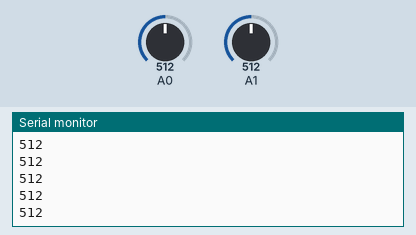
Recording of a sketch running on a simulated Arduino Uno, built with avr-gcc and run on an emulated ATmega328P. Shown: the last lines printed to the serial monitor. The inputs (shaded band) are chosen by the test bench; at power-on: A0 = 512, A1 = 512.

Above: at 1.2 s.
1.3 s: A0 set to 716
At 2.2 s:
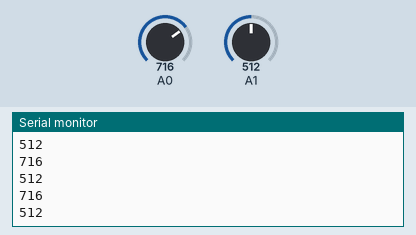
2.8 s: A1 set to 306
At 3.9 s:
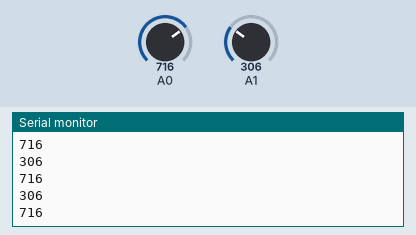
4.3 s: A0 set to 900
At 5.4 s:
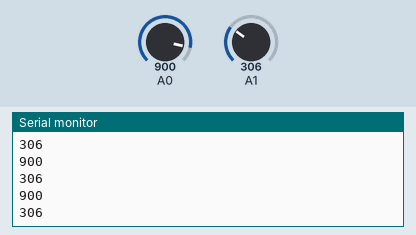
5.8 s: A1 set to 122
At 6.5 s:
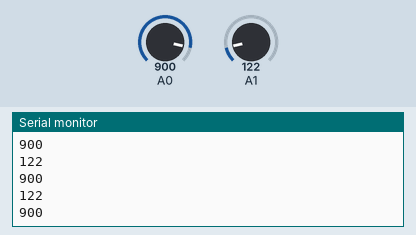
Timing chart, 0 to 8.3 s (numbered marks = the images above; inputs shaded):
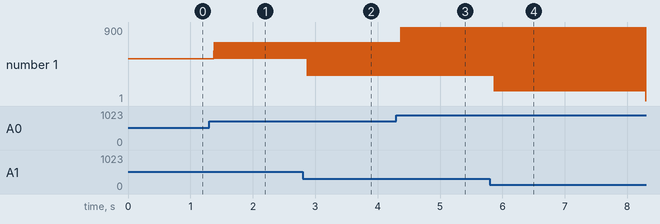

Measured:
- after the input at 1.3 s, the serial monitor: prints a new line after 0.08 s (image 1)
- after the input at 2.8 s, the serial monitor: prints a new line after 0.07 s (image 2)
- after the input at 4.3 s, the serial monitor: prints a new line after 0.07 s (image 3)
- after the input at 5.8 s, the serial monitor: prints a new line after 0.07 s (image 4)
- plotted number 1: 512 → 306 after the input at 2.8 s, 306 → 900 after the input at 4.3 s, 900 → 1 after the input at 5.8 s

The sketch:

lab9.ino
```cpp
void setup() {
  // initialize the serial communication:
  Serial.begin(9600);
}

void loop() {
  // send the value of analog input 0:
  int potentiometer = analogRead(A0);
  int forceSensitiveResistor = analogRead(A1);
  //Serial.print("Force Sensitive Resistor: ");
  Serial.println(forceSensitiveResistor);
  //Serial.print("Potentiometer: ");
  Serial.println(potentiometer);
  // wait a bit for the analog-to-digital converter
  // to stabilize after the last reading:
  delay(2);
}
```
